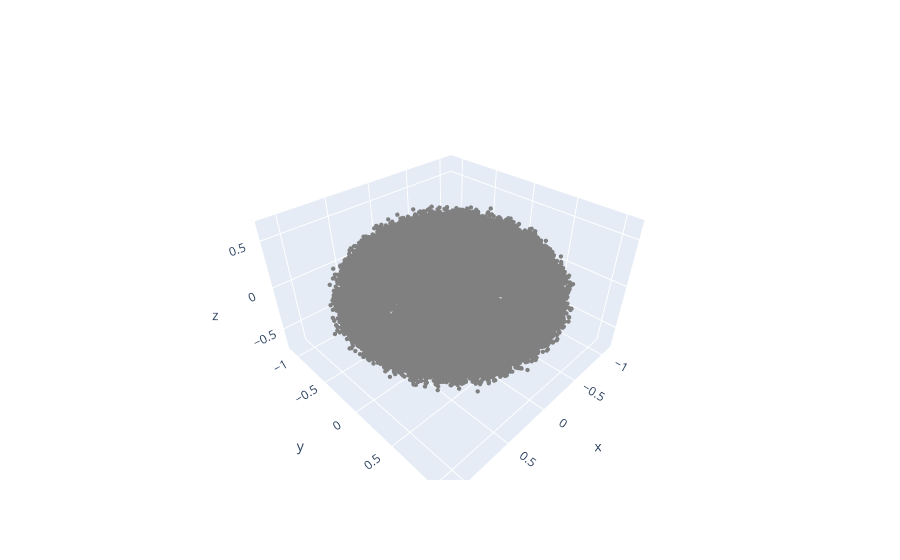

Write notebook code for a chart like this one.
### Code cell
# making and plotting a squished sphere
np.random.seed(2)
n_data = 25000
scale=0.5
theta = np.random.uniform(0, 2*np.pi, n_data)
phi = np.random.uniform(0, 2*np.pi, n_data)
data = np.array([np.cos(theta)*np.sin(phi) , np.sin(theta)*np.sin(phi) , scale*np.cos(phi)])
data += scale*0.1*np.random.randn(*data.shape)
data=data.T

# Plot the data 
fig = go.Figure(data=[go.Scatter3d(
    x=data[:,0], y=data[:,1], z=data[:,2], 
    mode ='markers', 
    marker=dict(size = 1.5 , color = 'grey'))])

#fig.update_layout( showlegend=False )
fig.show()

### Figure 1 — Plotly figure (JSON) as saved in the notebook; plotly's stock layout.template omitted (floating-point values rounded to 4 significant figures; data arrays with more than 128 entries replaced by an {"elided": "..."} marker saying what was removed)
{"data": [{"marker": {"color": "grey", "size": 1.5}, "mode": "markers", "type": "scatter3d", "x": {"elided": "25000 float values"}, "y": {"elided": "25000 float values"}, "z": {"elided": "25000 float values"}}], "layout": {}}
